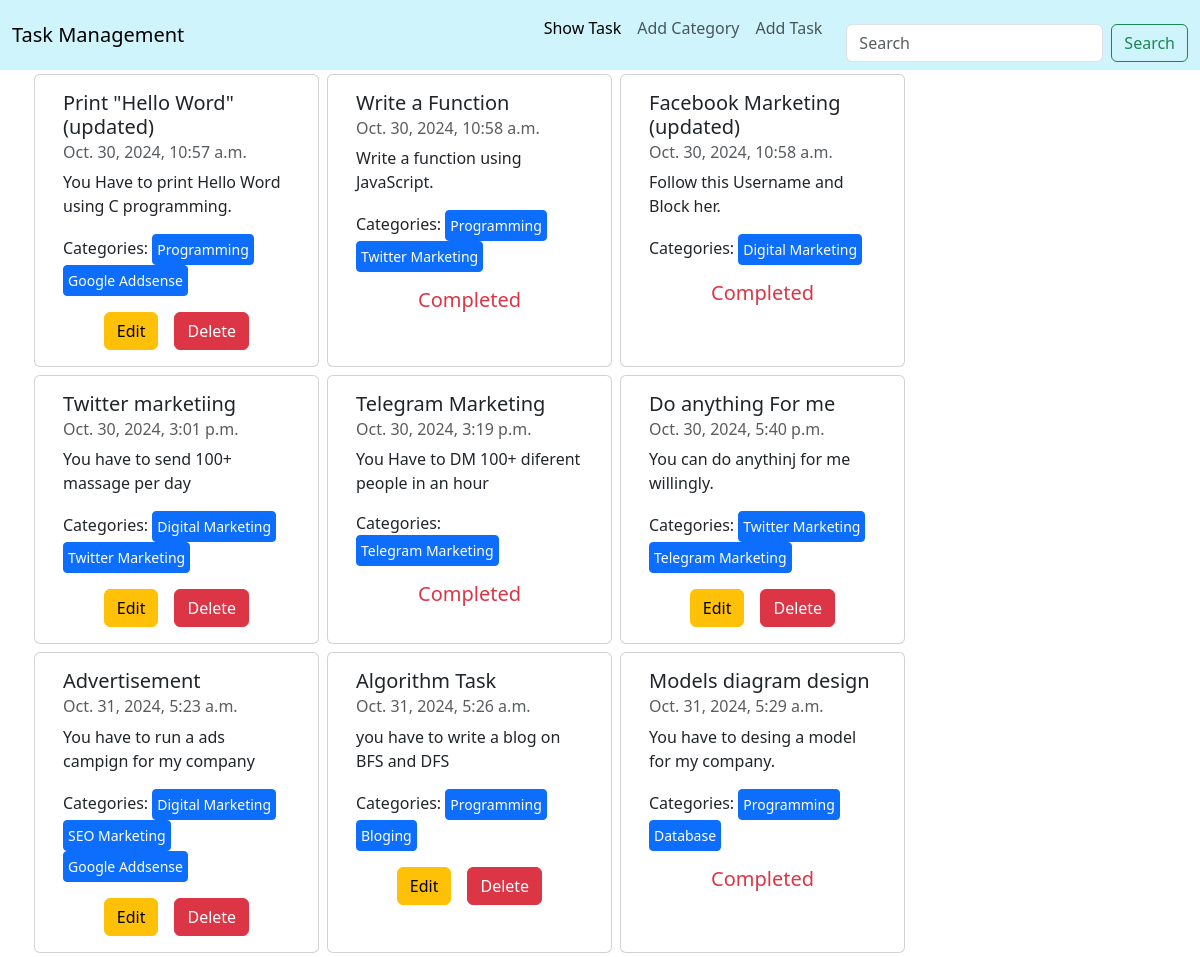
/all_task/, run on the app's committed database.
### task/models.py (models this page shows, shortened)
class TaskModel(models.Model):
    title=models.CharField(max_length=100)
    description=models.TextField()
    is_completed=models.BooleanField()
    assign_date=models.DateTimeField(auto_now_add=True)
    category=models.ManyToManyField(CategoryModel)

### category/models.py (models this page shows, shortened)
class CategoryModel(models.Model):
    category_name=models.CharField(max_length=50, default='None')

### task/views.py (the view)
# urls.py: path('all_task/',views.showTask, name='all_task'),
def showTask(request):
    allTask=TaskModel.objects.all()
    return render(request, 'task.html',{'task':allTask})

### task/templates/task.html
{% extends 'base.html' %}
{% block content %}
<div class="container" >
    <div class="row flex-wrap d-flex justify-content-justify-content-evenly " >
      {% for item in task %}
      <div class="card col-3 m-1  ">
        <div class="card-body">
          <h5 class="card-title"> {{item.title}} </h5>
          <h6 class="card-subtitle mb-2 text-body-secondary">{{item.assign_date}} </h6>
          <p class="card-text"> {{item.description}} </p>
          <p>Categories:
            {% for cat in item.category.all %}
              <button class="btn btn-primary btn-sm p-1">{{cat.category_name}} </button>
            {% endfor %}
          </p>
          {% if item.is_completed %}
            <h5 class="text-center text-danger" > Completed</h5>
          {% else %}
          <div class="d-flex justify-content-center" >
            <a href="{% url 'edit_task' item.pk %}" class=" btn btn-warning btn-md card-link">Edit</a>
            <a href="{% url 'delete_task' item.pk %}" class=" btn btn-danger btn-md card-link">Delete</a>
          </div>
          {% endif %}
        </div>
      </div>
      {% endfor %}
    </div>
</div>
{% endblock content %}

### templates/base.html (shortened to what this page needs)
<!doctype html>
<html lang="en">
    <head>
        <link
            href="https://cdn.jsdelivr.net/npm/bootstrap@5.3.2/dist/css/bootstrap.min.css"
            rel="stylesheet"
        />
    </head>
    <body>
        <header>
            <nav class="navbar navbar-expand-lg bg-info-subtle sticky-top">
                <div class="container-fluid">
                  <a class="navbar-brand" href="{% url 'home' %}">Task Management</a>
                  <div class="offcanvas offcanvas-end" tabindex="-1" id="offcanvasNavbar" aria-labelledby="offcanvasNavbarLabel">
                    <div class="offcanvas-body">
                      <ul class="navbar-nav justify-content-end flex-grow-1 pe-3 ">
                        <li class="nav-item">
                          <a class="nav-link active" aria-current="page" href="{% url 'all_task' %}">Show Task</a>
                        </li>
                        <li class="nav-item">
                          <a class="nav-link" href="{% url 'add_category' %}">Add Category</a>
                        </li>
                        <li class="nav-item">
                            <a class="nav-link" href="{% url 'add_task' %}">Add Task</a>
                          </li>
                      </ul>
                      <form class="d-flex mt-3" role="search">
                        <input class="form-control me-2" type="search" placeholder="Search" aria-label="Search">
                        <button class="btn btn-outline-success" type="submit">Search</button>
                      </form>
                    </div>
                  </div>
                </div>
              </nav>
        </header>
        <main>
            {% block content %}
            {% endblock content %}
        </main>
    </body>
</html>

### data on the page
TaskModel: title "Print \"Hello Word\"(updated)", assign_date "Oct. 30, 2024, 10:57 a.m.", description "You Have to print Hello Word using C programming.", is_completed "Edit"
CategoryModel: category_name "Programming"
CategoryModel: category_name "Google Addsense"
TaskModel: title "Write a Function", assign_date "Oct. 30, 2024, 10:58 a.m.", description "Write a function using JavaScript.", is_completed "Completed"
CategoryModel: category_name "Twitter Marketing"
TaskModel: title "Facebook Marketing (updated)", assign_date "Oct. 30, 2024, 10:58 a.m.", description "Follow this Username and Block her.", is_completed "Completed"
CategoryModel: category_name "Digital Marketing"
TaskModel: title "Twitter marketiing", assign_date "Oct. 30, 2024, 3:01 p.m.", description "You have to send 100+ massage per day", is_completed "Edit"
TaskModel: title "Telegram Marketing", assign_date "Oct. 30, 2024, 3:19 p.m.", description "You Have to DM 100+ diferent people in an hour", is_completed "Completed"
CategoryModel: category_name "Telegram Marketing"
TaskModel: title "Do anything For me", assign_date "Oct. 30, 2024, 5:40 p.m.", description "You can do anythinj for me willingly.", is_completed "Edit"
TaskModel: title "Advertisement", assign_date "Oct. 31, 2024, 5:23 a.m.", description "You have to run a ads campign for my company", is_completed "Edit"
CategoryModel: category_name "SEO Marketing"
TaskModel: title "Algorithm Task", assign_date "Oct. 31, 2024, 5:26 a.m.", description "you have to write a blog on BFS and DFS", is_completed "Edit"
CategoryModel: category_name "Bloging"
TaskModel: title "Models diagram design", assign_date "Oct. 31, 2024, 5:29 a.m.", description "You have to desing a model for my company.", is_completed "Completed"
CategoryModel: category_name "Database"
